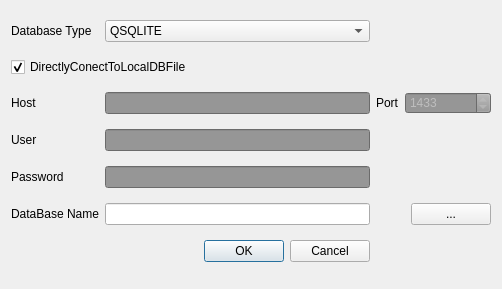
<?xml version="1.0" encoding="UTF-8"?>
<ui version="4.0">
 <class>DatabaseConfigureDialog</class>
 <widget class="QDialog" name="DatabaseConfigureDialog">
  <property name="geometry">
   <rect>
    <x>0</x>
    <y>0</y>
    <width>502</width>
    <height>289</height>
   </rect>
  </property>
  <property name="windowTitle">
   <string>Dialog</string>
  </property>
  <layout class="QGridLayout" name="gridLayout">
   <item row="0" column="0">
    <widget class="QLabel" name="labelDBType">
     <property name="text">
      <string>Database Type</string>
     </property>
     <property name="buddy">
      <cstring>comboBoxDBType</cstring>
     </property>
    </widget>
   </item>
   <item row="0" column="1">
    <widget class="QComboBox" name="comboBoxDBType">
     <item>
      <property name="text">
       <string>QSQLITE</string>
      </property>
     </item>
     <item>
      <property name="text">
       <string>QPSQL</string>
      </property>
     </item>
     <item>
      <property name="text">
       <string>QMYSQL</string>
      </property>
     </item>
     <item>
      <property name="text">
       <string>QOCI</string>
      </property>
     </item>
     <item>
      <property name="text">
       <string>QODBC</string>
      </property>
     </item>
     <item>
      <property name="text">
       <string>QDB2</string>
      </property>
     </item>
     <item>
      <property name="text">
       <string>QTDS</string>
      </property>
     </item>
     <item>
      <property name="text">
       <string>QIBASE</string>
      </property>
     </item>
    </widget>
   </item>
   <item row="1" column="0" colspan="2">
    <widget class="QCheckBox" name="checkBox">
     <property name="text">
      <string>DirectlyConectToLocalDBFile</string>
     </property>
     <property name="checked">
      <bool>true</bool>
     </property>
    </widget>
   </item>
   <item row="2" column="0">
    <widget class="QLabel" name="labelDBHost">
     <property name="text">
      <string>Host</string>
     </property>
     <property name="buddy">
      <cstring>lineEditDBHost</cstring>
     </property>
    </widget>
   </item>
   <item row="2" column="1">
    <widget class="QLineEdit" name="lineEditDBHost">
     <property name="enabled">
      <bool>false</bool>
     </property>
     <property name="styleSheet">
      <string notr="true">background-color: rgb(150, 150, 150);</string>
     </property>
     <property name="readOnly">
      <bool>false</bool>
     </property>
     <property name="clearButtonEnabled">
      <bool>true</bool>
     </property>
    </widget>
   </item>
   <item row="2" column="2">
    <widget class="QLabel" name="labelPort">
     <property name="text">
      <string>Port</string>
     </property>
     <property name="buddy">
      <cstring>spinBoxPort</cstring>
     </property>
    </widget>
   </item>
   <item row="3" column="0">
    <widget class="QLabel" name="labelDBUser">
     <property name="text">
      <string>User</string>
     </property>
     <property name="buddy">
      <cstring>lineEditDBUser</cstring>
     </property>
    </widget>
   </item>
   <item row="3" column="1">
    <widget class="QLineEdit" name="lineEditDBUser">
     <property name="enabled">
      <bool>false</bool>
     </property>
     <property name="styleSheet">
      <string notr="true">background-color: rgb(150, 150, 150);</string>
     </property>
     <property name="readOnly">
      <bool>false</bool>
     </property>
     <property name="clearButtonEnabled">
      <bool>true</bool>
     </property>
    </widget>
   </item>
   <item row="4" column="0">
    <widget class="QLabel" name="labelDBPassword">
     <property name="text">
      <string>Password</string>
     </property>
     <property name="buddy">
      <cstring>lineEditDBPassword</cstring>
     </property>
    </widget>
   </item>
   <item row="4" column="1">
    <widget class="QLineEdit" name="lineEditDBPassword">
     <property name="enabled">
      <bool>false</bool>
     </property>
     <property name="styleSheet">
      <string notr="true">background-color: rgb(150, 150, 150);</string>
     </property>
     <property name="echoMode">
      <enum>QLineEdit::Password</enum>
     </property>
     <property name="readOnly">
      <bool>false</bool>
     </property>
     <property name="clearButtonEnabled">
      <bool>true</bool>
     </property>
    </widget>
   </item>
   <item row="5" column="0">
    <widget class="QLabel" name="labelDBName">
     <property name="text">
      <string>DataBase Name</string>
     </property>
     <property name="buddy">
      <cstring>lineEditDBName</cstring>
     </property>
    </widget>
   </item>
   <item row="5" column="1">
    <widget class="QLineEdit" name="lineEditDBName">
     <property name="clearButtonEnabled">
      <bool>true</bool>
     </property>
    </widget>
   </item>
   <item row="5" column="4">
    <widget class="QPushButton" name="pushButtonDBPath">
     <property name="text">
      <string>...</string>
     </property>
    </widget>
   </item>
   <item row="6" column="0" colspan="2">
    <widget class="QDialogButtonBox" name="buttonBox">
     <property name="orientation">
      <enum>Qt::Horizontal</enum>
     </property>
     <property name="standardButtons">
      <set>QDialogButtonBox::Cancel|QDialogButtonBox::Ok</set>
     </property>
    </widget>
   </item>
   <item row="2" column="3" colspan="2">
    <widget class="QSpinBox" name="spinBoxPort">
     <property name="enabled">
      <bool>false</bool>
     </property>
     <property name="styleSheet">
      <string notr="true">background-color: rgb(150, 150, 150);</string>
     </property>
     <property name="maximum">
      <number>5600</number>
     </property>
     <property name="value">
      <number>1433</number>
     </property>
    </widget>
   </item>
  </layout>
 </widget>
 <resources/>
 <connections>
  <connection>
   <sender>buttonBox</sender>
   <signal>rejected()</signal>
   <receiver>DatabaseConfigureDialog</receiver>
   <slot>reject()</slot>
   <hints>
    <hint type="sourcelabel">
     <x>316</x>
     <y>260</y>
    </hint>
    <hint type="destinationlabel">
     <x>286</x>
     <y>274</y>
    </hint>
   </hints>
  </connection>
 </connections>
</ui>
